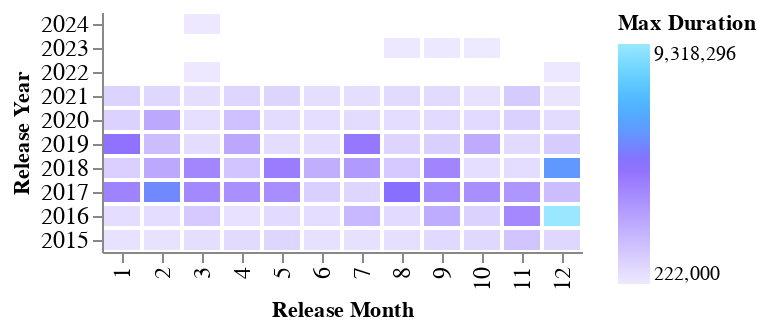

Notebook cell for this chart:
### Code cell
max_duration_chart = create_calendar_heatmap_chart(spotify_songs_grouped_duration_pandas_filtered, 'max_duration', 'max_duration', 'Max Duration')
max_duration_chart.display()

### Figure 1 — Vega-Lite specification as saved in the notebook (floating-point values rounded to 4 significant figures)
{"config": {"view": {"continuousWidth": 300, "continuousHeight": 300, "strokeWidth": 0}, "axis": {"labelFontSize": 12}}, "data": {"name": "data-8402152e81cb0dadada7e884b65668cf"}, "mark": {"type": "rect", "stroke": "white", "strokeWidth": 2}, "encoding": {"color": {"field": "max_duration", "legend": {}, "scale": {"range": ["RGBA(140,107,254,0.15)", "RGBA(140,107,254,1)", "RGBA(154,232,255,1)"]}, "title": "Max Duration", "type": "quantitative"}, "tooltip": [{"field": "max_duration", "type": "quantitative"}], "x": {"field": "release_month", "title": "Release Month", "type": "ordinal"}, "y": {"field": "release_year", "sort": "descending", "title": "Release Year", "type": "ordinal"}}, "height": 120, "width": "container", "$schema": "https://vega.github.io/schema/vega-lite/v5.17.0.json", "datasets": {"data-8402152e81cb0dadada7e884b65668cf": [{"release_year": 2018.0, "release_month": 10.0, "max_duration": 622200.0}, {"release_year": 2016.0, "release_month": 2.0, "max_duration": 666500.0}, {"release_year": 2021.0, "release_month": 3.0, "max_duration": 615800.0}, {"release_year": 2017.0, "release_month": 10.0, "max_duration": 3448000.0}, {"release_year": 2018.0, "release_month": 11.0, "max_duration": 653600.0}, {"release_year": 2017.0, "release_month": 3.0, "max_duration": 3669000.0}, {"release_year": 2016.0, "release_month": 9.0, "max_duration": 2423000.0}, {"release_year": 2017.0, "release_month": 8.0, "max_duration": 4868000.0}, {"release_year": 2020.0, "release_month": 4.0, "max_duration": 1674000.0}, {"release_year": 2023.0, "release_month": 9.0, "max_duration": 240100.0}, {"release_year": 2020.0, "release_month": 9.0, "max_duration": 762200.0}, {"release_year": 2017.0, "release_month": 4.0, "max_duration": 3433000.0}, {"release_year": 2015.0, "release_month": 11.0, "max_duration": 1562000.0}, {"release_year": 2019.0, "release_month": 2.0, "max_duration": 1787000.0}, {"release_year": 2017.0, "release_month": 12.0, "max_duration": 1800000.0}, {"release_year": 2021.0, "release_month": 10.0, "max_duration": 489700.0}, {"release_year": 2019.0, "release_month": 4.0, "max_duration": 2585000.0}, {"release_year": 2018.0, "release_month": 8.0, "max_duration": 1356000.0}, {"release_year": 2017.0, "release_month": 7.0, "max_duration": 877900.0}, {"release_year": 2020.0, "release_month": 8.0, "max_duration": 643400.0}, {"release_year": 2021.0, "release_month": 5.0, "max_duration": 928300.0}, {"release_year": 2021.0, "release_month": 7.0, "max_duration": 619000.0}, {"release_year": 2016.0, "release_month": 10.0, "max_duration": 1026000.0}, {"release_year": 2020.0, "release_month": 10.0, "max_duration": 751100.0}, {"release_year": 2019.0, "release_month": 12.0, "max_duration": 1262000.0}, {"release_year": 2015.0, "release_month": 5.0, "max_duration": 901000.0}, {"release_year": 2019.0, "release_month": 10.0, "max_duration": 2448000.0}, {"release_year": 2018.0, "release_month": 4.0, "max_duration": 1496000.0}, {"release_year": 2018.0, "release_month": 2.0, "max_duration": 2504000.0}, {"release_year": 2015.0, "release_month": 4.0, "max_duration": 767300.0}, {"release_year": 2019.0, "release_month": 8.0, "max_duration": 943500.0}, {"release_year": 2019.0, "release_month": 6.0, "max_duration": 629000.0}, {"release_year": 2023.0, "release_month": 8.0, "max_duration": 230300.0}, {"release_year": 2020.0, "release_month": 11.0, "max_duration": 1086000.0}, {"release_year": 2016.0, "release_month": 11.0, "max_duration": 3654000.0}, {"release_year": 2021.0, "release_month": 6.0, "max_duration": 600000.0}, {"release_year": 2024.0, "release_month": 3.0, "max_duration": 267500.0}, {"release_year": 2018.0, "release_month": 7.0, "max_duration": 3067000.0}, {"release_year": 2019.0, "release_month": 9.0, "max_duration": 1110000.0}, {"release_year": 2016.0, "release_month": 6.0, "max_duration": 633000.0}, {"release_year": 2019.0, "release_month": 3.0, "max_duration": 667700.0}, {"release_year": 2020.0, "release_month": 6.0, "max_duration": 597000.0}, {"release_year": 2017.0, "release_month": 5.0, "max_duration": 3506000.0}, {"release_year": 2015.0, "release_month": 7.0, "max_duration": 536800.0}, {"release_year": 2018.0, "release_month": 9.0, "max_duration": 3826000.0}, {"release_year": 2022.0, "release_month": 3.0, "max_duration": 267500.0}, {"release_year": 2019.0, "release_month": 11.0, "max_duration": 732600.0}, {"release_year": 2016.0, "release_month": 3.0, "max_duration": 1361000.0}, {"release_year": 2019.0, "release_month": 5.0, "max_duration": 632600.0}, {"release_year": 2018.0, "release_month": 5.0, "max_duration": 4119000.0}, {"release_year": 2016.0, "release_month": 7.0, "max_duration": 1965000.0}, {"release_year": 2022.0, "release_month": 12.0, "max_duration": 227800.0}, {"release_year": 2016.0, "release_month": 1.0, "max_duration": 631200.0}, {"release_year": 2015.0, "release_month": 2.0, "max_duration": 465400.0}, {"release_year": 2020.0, "release_month": 5.0, "max_duration": 669400.0}, {"release_year": 2019.0, "release_month": 7.0, "max_duration": 4269000.0}, {"release_year": 2018.0, "release_month": 6.0, "max_duration": 2297000.0}, {"release_year": 2019.0, "release_month": 1.0, "max_duration": 4493000.0}, {"release_year": 2017.0, "release_month": 6.0, "max_duration": 1109000.0}, {"release_year": 2021.0, "release_month": 12.0, "max_duration": 385200.0}, {"release_year": 2015.0, "release_month": 12.0, "max_duration": 865100.0}, {"release_year": 2023.0, "release_month": 10.0, "max_duration": 222000.0}, {"release_year": 2018.0, "release_month": 1.0, "max_duration": 1144000.0}, {"release_year": 2018.0, "release_month": 12.0, "max_duration": 6012000.0}, {"release_year": 2015.0, "release_month": 6.0, "max_duration": 540200.0}, {"release_year": 2017.0, "release_month": 1.0, "max_duration": 3925000.0}, {"release_year": 2015.0, "release_month": 9.0, "max_duration": 813700.0}, {"release_year": 2016.0, "release_month": 12.0, "max_duration": 9318000.0}, {"release_year": 2020.0, "release_month": 7.0, "max_duration": 683100.0}, {"release_year": 2020.0, "release_month": 12.0, "max_duration": 688000.0}, {"release_year": 2015.0, "release_month": 1.0, "max_duration": 489900.0}, {"release_year": 2015.0, "release_month": 8.0, "max_duration": 572400.0}, {"release_year": 2021.0, "release_month": 1.0, "max_duration": 999700.0}, {"release_year": 2020.0, "release_month": 2.0, "max_duration": 2503000.0}, {"release_year": 2020.0, "release_month": 1.0, "max_duration": 1055000.0}, {"release_year": 2021.0, "release_month": 8.0, "max_duration": 690700.0}, {"release_year": 2021.0, "release_month": 2.0, "max_duration": 842200.0}, {"release_year": 2016.0, "release_month": 5.0, "max_duration": 699300.0}, {"release_year": 2015.0, "release_month": 10.0, "max_duration": 816300.0}, {"release_year": 2018.0, "release_month": 3.0, "max_duration": 3777000.0}, {"release_year": 2017.0, "release_month": 9.0, "max_duration": 3608000.0}, {"release_year": 2021.0, "release_month": 9.0, "max_duration": 759000.0}, {"release_year": 2021.0, "release_month": 11.0, "max_duration": 1300000.0}, {"release_year": 2020.0, "release_month": 3.0, "max_duration": 581700.0}, {"release_year": 2017.0, "release_month": 11.0, "max_duration": 3197000.0}, {"release_year": 2016.0, "release_month": 4.0, "max_duration": 488300.0}, {"release_year": 2016.0, "release_month": 8.0, "max_duration": 714200.0}, {"release_year": 2015.0, "release_month": 3.0, "max_duration": 619800.0}, {"release_year": 2021.0, "release_month": 4.0, "max_duration": 891200.0}, {"release_year": 2017.0, "release_month": 2.0, "max_duration": 5552000.0}]}}
